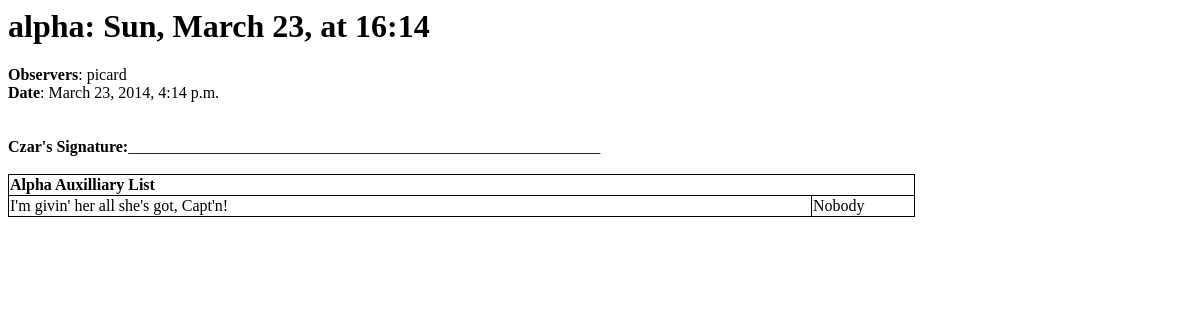
The app's page /beta/6/print_friendly/, older data.
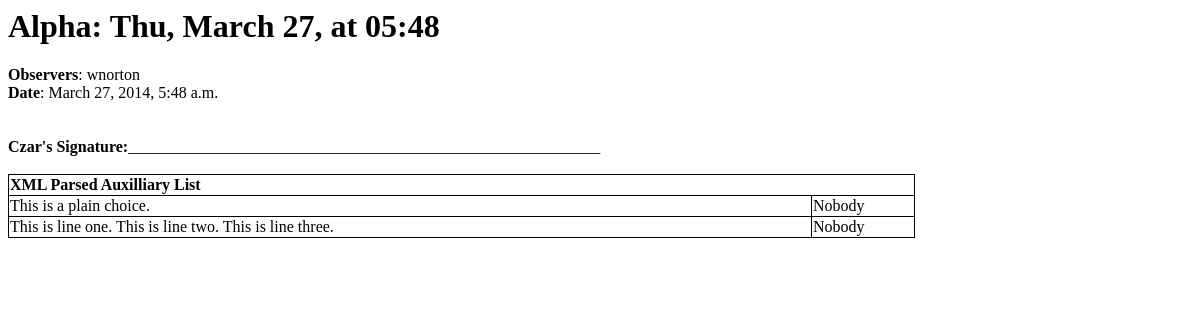
The same page, newer data.
### beta/models.py (models this page shows, shortened)
class List(models.Model):
	name = models.CharField(max_length=200)
	pub_date = models.DateTimeField('date published')
	observers_list = models.CharField(max_length=75, default="")
	email_has_been_sent = models.BooleanField(default=False)

class ChoiceGroup(models.Model):
	parent = models.ForeignKey(List)
	group_text = models.CharField(max_length = 150)
	subtext = models.CharField(max_length=80, default=" ")

class Choice(models.Model):
	parent = models.ForeignKey(ChoiceGroup)
	choice_text = models.CharField(max_length=200)
	isChecked = models.BooleanField(default=False)
	last_user = models.CharField(max_length=20, default="Nobody")
	last_date = models.CharField(max_length=10, default=' ')
	details = models.CharField(max_length=150, default='')

### beta/views.py (the view)
# urls.py: url(r'^(?P<list_id>\d+)/print_friendly/$', views.print_friendly, name='print_friendly'),
def print_friendly(request, list_id):
	return render(request, 'beta/print_friendly.html', {'vlist': List.objects.get(id=list_id)})

### beta/templates/beta/print_friendly.html (shortened to what this page needs)
<html>
<head>
</head>
<body>
	<div class="content" data-role="none" data-enhancement="False">
	<h1>{{ vlist.name }}</h1>
	<b>Observers</b>: {{vlist.observers_list}}
	<br>
	<b>Date</b>: {{vlist.pub_date}}
	<br><br><br>
	<b>Czar's Signature:</b>___________________________________________________________
	<br><br>
	{% for group in vlist.choicegroup_set.all %}
		<table>
			<tr>
				<td colspan="2"><b>{{group.group_text}}</b></td>
			</tr>
			{% for choice in group.choice_set.all %}
			<tr >
				<td><div style="width: 800px">{{choice.choice_text}}</div></td>
				<td><div style="width: 100px">{{choice.last_user}}<br>{{choice.last_date}}</div></td>
			</tr>
			{% endfor %}
		</table>
		<br>
	{% endfor %}
</div>
</body>
</html>

Row changes from the older to the newer data that the page shows:
no longer on this page (row edited): ChoiceGroup: group_text "Alpha Auxilliary List"
no longer on this page (row edited): Choice: choice_text "I'm givin' her all she's got, Capt'n!", last_user "Nobody", shown under "Alpha Auxilliary List"
changed List: name "alpha: Sun, March 23, at 16:14" → "Alpha: Thu, March 27, at 05:48"; observers_list "picard" → "wnorton"; pub_date "March 23, 2014, 4:14 p.m." → "March 27, 2014, 5:48 a.m."
now on this page (row edited): ChoiceGroup: group_text "XML Parsed Auxilliary List"
now on this page (row edited): Choice: choice_text "This is a plain choice.", last_user "Nobody", shown under "XML Parsed Auxilliary List"
now on this page (row edited): Choice: choice_text "This is line one. This is line two. This is line three.", last_user "Nobody", shown under "XML Parsed Auxilliary List"
